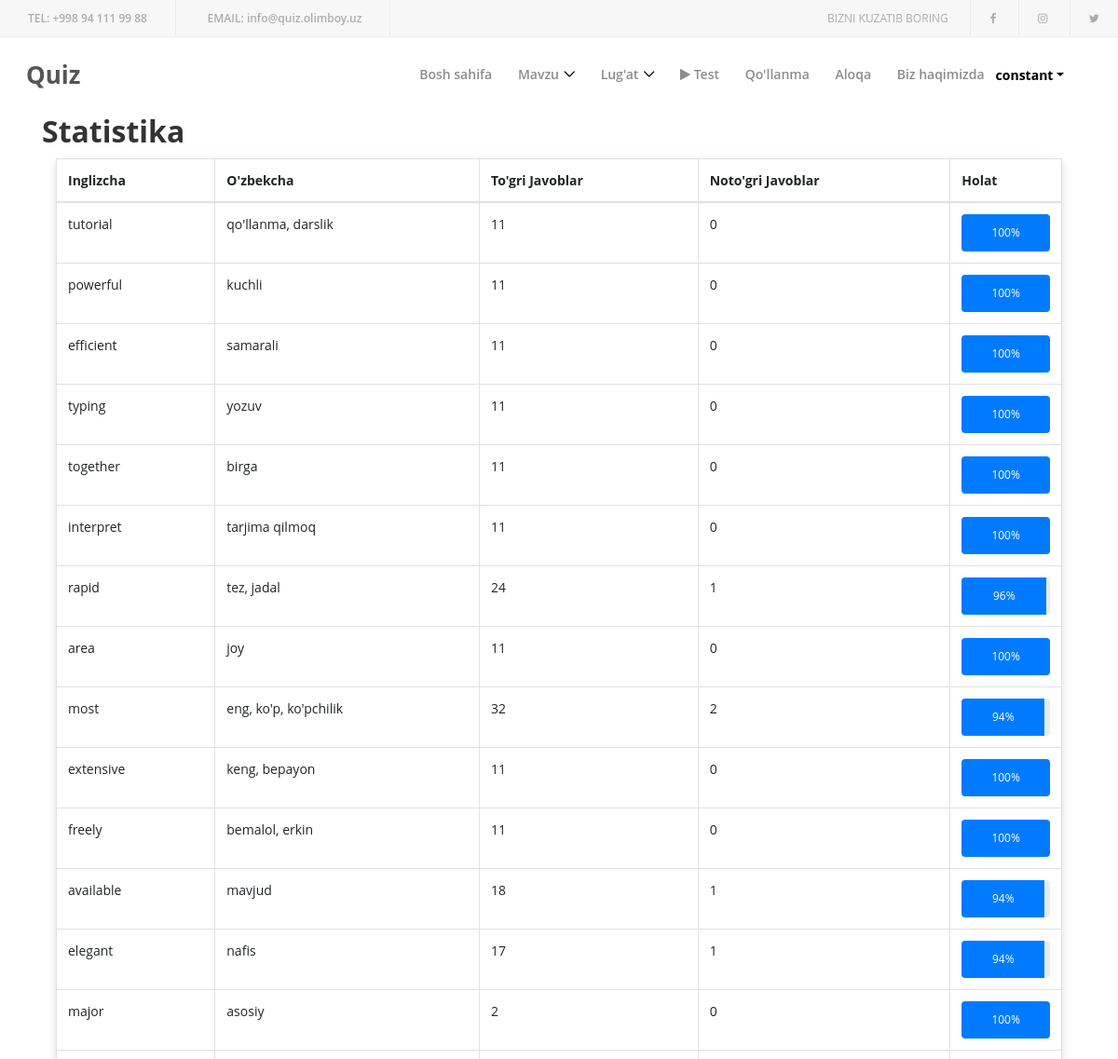
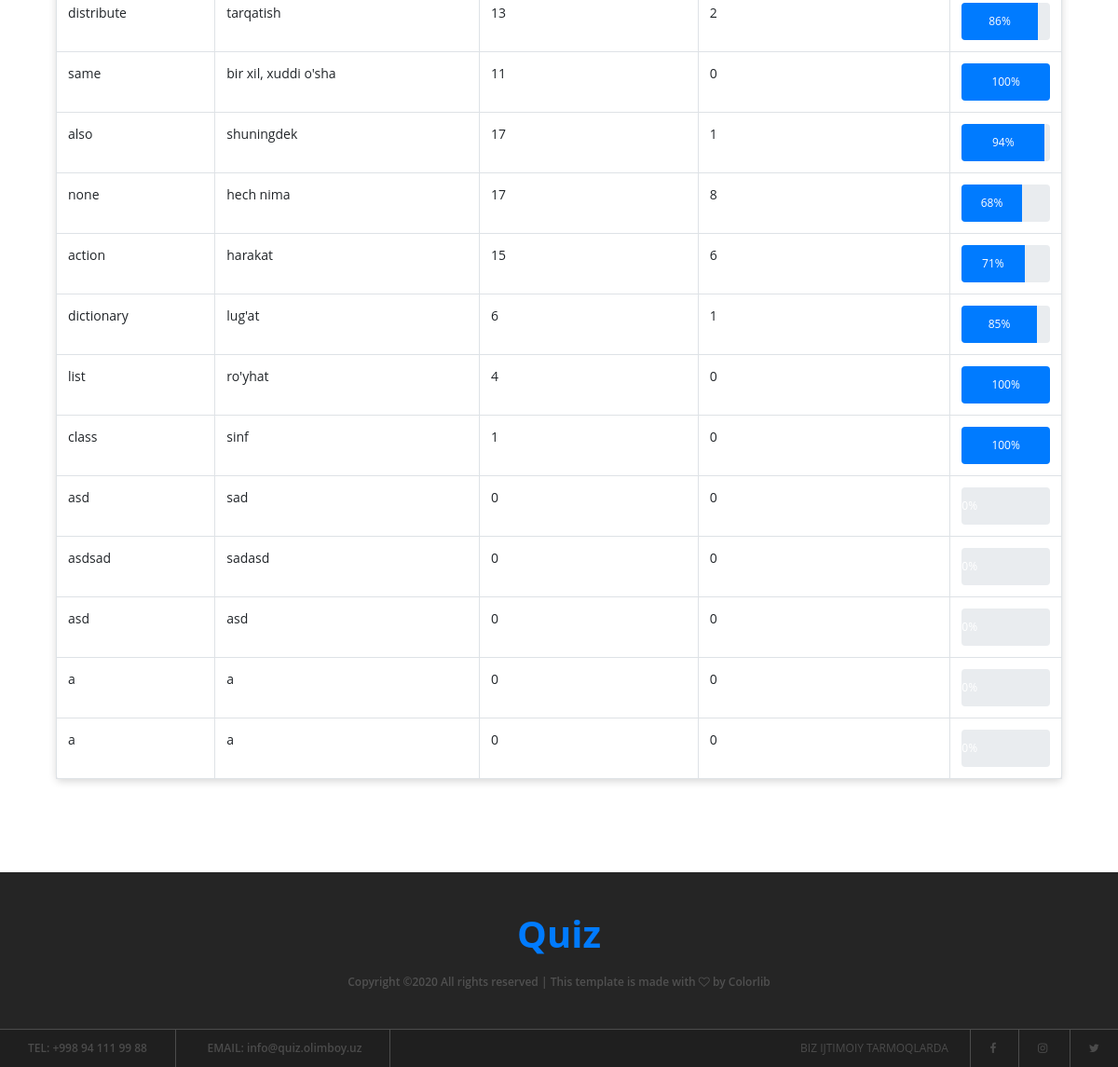
The app's page /quiz/stat/ (signed in) with its own data (2 pictures, top to bottom).
### quiz/models.py (models this page shows, shortened)
class Dictionary(models.Model):
    theme = models.ForeignKey(Theme, models.CASCADE, 'dicts')
    en = models.CharField(max_length=255)
    uz = models.CharField(max_length=255)
    correct = models.IntegerField(default=0)
    incorrect = models.IntegerField(default=0)
    min_ask = models.IntegerField(default=10)
    def percent(self) -> int:
        sum = self.correct + self.incorrect
        if sum == 0:
            return 0
        return int(self.correct / sum * 100)

### quiz/views.py (the view)
# urls.py: path('stat/', stat),
@user_passes_test(is_login, '/login/')
def stat(request: HttpRequest):
    objs = list(request.user.themes.all()) + list(Theme.objects.filter(type=1))
    dicts = []
    for item in objs:
        dicts.extend(item.dicts.all())
    return render(request, 'quiz/stat.html', {'dicts': dicts, 'i': 0})

### quiz/views.py (called while the page is built)
def is_login(user):
    print(user)
    return user.is_authenticated

### quiz/templates/quiz/stat.html (shortened to what this page needs)
{% extends 'quiz/base.html' %}
{% block content %}
    <div class="container">
        <h2>Statistika </h2>
        <div class="col-12 col-md-12">
            <div class="single-blog-area mb-100 wow fadeInUp" data-wow-delay="250ms">
                <table class="table table-bordered">
                  <thead>
                    <tr>
                      <th>Inglizcha</th>
                      <th>O'zbekcha</th>
                      <th>To'gri Javoblar</th>
                      <th>Noto'gri Javoblar</th>
                      <th>Holat</th>
                    </tr>
                  </thead>
                  <tbody id="main_table">
                  {% for d in dicts %}
                    <tr>
                      <td>{{d.en}}</th>
                      <td>{{d.uz}}</th>
                      <td>{{d.correct}}</th>
                      <td>{{d.incorrect}}</th>
                      <td>
                            <div class="progress" style="height:40px;">
                                <div class="progress-bar" id="progressBar" style="width: {{d.percent}}%;height:40px">{{d.percent}}%</div>
                            </div>
                    </tr>
                  {% endfor %}
                  </tbody>
                </table>
            </div>
        </div>
    </div>
{% endblock content %}

### quiz/templates/quiz/base.html (shortened to what this page needs)
{% load static %}
<!DOCTYPE html>
<html lang="en">
<head>
    <link rel="stylesheet" href={% static "style.css" %}>
</head>
<body>
    <header class="header-area">
        <div class="top-header-area d-flex justify-content-between align-items-center">
            <div class="contact-info">
                <a href="#"><span>Tel:</span> +998 94 111 99 88</a>
                <a href="#"><span>Email:</span> info@quiz.olimboy.uz</a>
            </div>
            <div class="follow-us">
                <span>Bizni kuzatib boring</span>
                <a href="#"><i class="fa fa-facebook" aria-hidden="true"></i></a>
                <a href="#"><i class="fa fa-instagram" aria-hidden="true"></i></a>
                <a href="#"><i class="fa fa-twitter" aria-hidden="true"></i></a>
            </div>
        </div>
        <div class="clever-main-menu">
            <div class="classy-nav-container breakpoint-off">
                <nav class="classy-navbar justify-content-between" id="cleverNav">
                    <a class="nav-brand" href="/"><b>Quiz</b></a>
                    <div class="classy-menu">
                        <div class="classynav">
                            <ul>
                                <li><a href="/">Bosh sahifa</a></li>
                                <li><a href="#">Mavzu</a>
                                </li>
                                <li><a href="#">Lug'at</a>
                                </li>
                                <li><a href="/quiz/themes"><span class="fa fa-play"></span> Test</a></li>
                                <li><a href="/">Qo'llanma</a></li>
                                <li><a href="/">Aloqa</a></li>
                                <li><a href="/">Biz haqimizda</a></li>
                            </ul>
                            {% if not user.is_authenticated %}
                            <div class="register-login-area">
                                <a href="/reg" class="btn">Registratsiya</a>
                                <a href="/login" class="btn">Kirish</a>
                            </div>
                            {% else %}
                            <div class="login-state d-flex align-items-center">
                                <div class="user-name mr-30">
                                    <div class="dropdown">
                                        <a class="dropdown-toggle" href="#" role="button" id="userName" data-toggle="dropdown" aria-haspopup="true" aria-expanded="false">{{user.username}}</a>
                                    </div>
                                </div>
                            </div>
                            {% endif %}
                        </div>
                    </div>
                </nav>
            </div>
        </div>
    </header>
    {% block content %}
    {% endblock content %}
    <footer class="footer-area">
        <div class="top-footer-area">
            <div class="container">
                <div class="row">
                    <div class="col-12">
                        <div class="footer-logo">
                            <a href="/"><h1 class="text-primary">Quiz</h1></a>
                        </div>
                        <p><a href="#">
Copyright &copy;<script>document.write(new Date().getFullYear());</script> All rights reserved | This template is made with <i class="fa fa-heart-o" aria-hidden="true"></i> by <a href="https://colorlib.com" target="_blank">Colorlib</a>
</p>
                    </div>
                </div>
            </div>
        </div>
        <div class="bottom-footer-area d-flex justify-content-between align-items-center">
            <div class="contact-info">
                <a href="#"><span>Tel:</span> +998 94 111 99 88</a>
                <a href="#"><span>Email:</span> info@quiz.olimboy.uz</a>
            </div>
            <div class="follow-us">
                <span>Biz Ijtimoiy tarmoqlarda</span>
                <a href="#"><i class="fa fa-facebook" aria-hidden="true"></i></a>
                <a href="#"><i class="fa fa-instagram" aria-hidden="true"></i></a>
                <a href="#"><i class="fa fa-twitter" aria-hidden="true"></i></a>
            </div>
        </div>
    </footer>
</body>
</html>

### quiz/static/style.css (style rules this page uses)
* { margin: 0; padding: 0; }
body { font-family: "Open Sans", sans-serif; font-size: 14px; font-weight: 400; }
h1, h2, h3, h4, h5, h6 { color: rgba(0, 0, 0, 0.8); line-height: 1.3; font-weight: 700; }
p { font-family: "Raleway", sans-serif; color: #5a5a5a; font-size: 14px; line-height: 1.8; font-weight: 400; }
a, a:hover, a:focus { -webkit-transition-duration: 500ms; transition-duration: 500ms; text-decoration: none; outline: 0 solid transparent; color: rgba(0, 0, 0, 0.8); font-weight: 600; font-size: 14px; }
ul, ol { margin: 0; }
ul li, ol li { list-style: none; }
.mb-100 { margin-bottom: 100px !important; }
.mr-30 { margin-right: 30px !important; }
.header-area { position: relative; z-index: 200; }
.top-header-area { position: relative; z-index: 1; width: 100%; height: 40px; background-color: #f7f7f7; border-bottom: 1px solid #ebebeb; }
.top-header-area .contact-info { position: relative; z-index: 1; }
.top-header-area .contact-info a { display: inline-block; height: 40px; padding: 0 30px; line-height: 40px; color: rgba(0, 0, 0, 0.3); font-size: 12px; border-right: 1px solid #ebebeb; }
.top-header-area .contact-info a span { text-transform: uppercase; }
.top-header-area .follow-us { position: relative; z-index: 1; }
.top-header-area .follow-us span { display: inline-block; height: 40px; padding: 0 20px; line-height: 40px; color: rgba(0, 0, 0, 0.3); font-size: 12px; text-transform: uppercase; }
.top-header-area .follow-us a { display: inline-block; height: 40px; padding: 0 20px; line-height: 40px; color: rgba(0, 0, 0, 0.3); font-size: 12px; border-left: 1px solid #ebebeb; }
.clever-main-menu { position: relative; z-index: 1; width: 100%; height: 80px; }
.clever-main-menu .classy-navbar { height: 80px; }
.clever-main-menu .classynav ul li a { color: rgba(0, 0, 0, 0.45); font-weight: 600; }
.login-state { position: relative; z-index: 1; }
.login-state .user-name .dropdown .dropdown-toggle { font-size: 14px; font-weight: 700; color: #000; }
.single-blog-area { position: relative; z-index: 1; box-shadow: 0 3px 8px rgba(0, 0, 0, 0.15); border-radius: 6px; }
.top-footer-area { position: relative; z-index: 1; background-color: #252525; padding: 40px 0; text-align: center; border-bottom: 1px solid #4c4c4c; }
.top-footer-area .footer-logo { display: block; margin-bottom: 15px; }
.top-footer-area p { margin-bottom: 0; font-size: 12px; color: rgba(255, 255, 255, 0.2); font-family: "Open Sans", sans-serif; }
.top-footer-area p a { color: rgba(255, 255, 255, 0.2); font-size: 12px; font-family: "Open Sans", sans-serif; }
.bottom-footer-area { position: relative; z-index: 1; width: 100%; height: 40px; background-color: #1f1f1f; }
.bottom-footer-area .contact-info { position: relative; z-index: 1; }
.bottom-footer-area .contact-info a { display: inline-block; height: 40px; padding: 0 30px; line-height: 40px; color: rgba(255, 255, 255, 0.2); font-size: 12px; border-right: 1px solid #4c4c4c; }
.bottom-footer-area .contact-info a span { text-transform: uppercase; }
.bottom-footer-area .follow-us { position: relative; z-index: 1; }
.bottom-footer-area .follow-us span { display: inline-block; height: 40px; padding: 0 20px; line-height: 40px; color: rgba(255, 255, 255, 0.2); font-size: 12px; text-transform: uppercase; }
.bottom-footer-area .follow-us a { display: inline-block; height: 40px; padding: 0 20px; line-height: 40px; color: rgba(255, 255, 255, 0.2); font-size: 12px; border-left: 1px solid #4c4c4c; }

### records on screen
Dictionary: en "tutorial", uz "qo'llanma, darslik", correct "11", incorrect "0", percent "100"
Dictionary: en "powerful", uz "kuchli", correct "11", incorrect "0", percent "100"
Dictionary: en "efficient", uz "samarali", correct "11", incorrect "0", percent "100"
Dictionary: en "typing", uz "yozuv", correct "11", incorrect "0", percent "100"
Dictionary: en "together", uz "birga", correct "11", incorrect "0", percent "100"
Dictionary: en "interpret", uz "tarjima qilmoq", correct "11", incorrect "0", percent "100"
Dictionary: en "rapid", uz "tez, jadal", correct "24", incorrect "1", percent "96"
Dictionary: en "area", uz "joy", correct "11", incorrect "0", percent "100"
Dictionary: en "most", uz "eng, ko'p, ko'pchilik", correct "32", incorrect "2", percent "94"
Dictionary: en "extensive", uz "keng, bepayon", correct "11", incorrect "0", percent "100"
Dictionary: en "freely", uz "bemalol, erkin", correct "11", incorrect "0", percent "100"
Dictionary: en "available", uz "mavjud", correct "18", incorrect "1", percent "94"
Dictionary: en "elegant", uz "nafis", correct "17", incorrect "1", percent "94"
Dictionary: en "major", uz "asosiy", correct "2", incorrect "0", percent "100"
Dictionary: en "distribute", uz "tarqatish", correct "13", incorrect "2", percent "86"
Dictionary: en "same", uz "bir xil, xuddi o'sha", correct "11", incorrect "0", percent "100"
Dictionary: en "also", uz "shuningdek", correct "17", incorrect "1", percent "94"
Dictionary: en "none", uz "hech nima", correct "17", incorrect "8", percent "68"
Dictionary: en "action", uz "harakat", correct "15", incorrect "6", percent "71"
Dictionary: en "dictionary", uz "lug'at", correct "6", incorrect "1", percent "85"
Dictionary: en "list", uz "ro'yhat", correct "4", incorrect "0", percent "100"
Dictionary: en "class", uz "sinf", correct "1", incorrect "0", percent "100"
Dictionary: en "asd", uz "sad", correct "0", incorrect "0"
Dictionary: en "asdsad", uz "sadasd", correct "0", incorrect "0"
Dictionary: en "asd", uz "asd", correct "0", incorrect "0"
Dictionary: en "a", uz "a", correct "0", incorrect "0"

### other values on screen
{{ user.username }} "constant"
